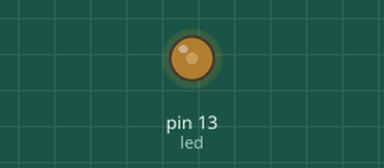
Recording of a sketch running on a simulated Arduino Uno, built with avr-gcc and run on an emulated ATmega328P. Shown: output pins drawn as LEDs (lit = HIGH).

Above: at 0.1 s.
Timing chart, 0 to 1.6 s (numbered marks = the images above):
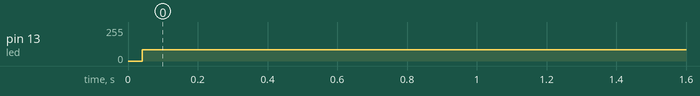

Measured:
- by itself, pin 13 (led): 0/255 → 86/255 at 0.04 s

The sketch:

Potentiometer.ino
```cpp
int sw=A0;
int led=13;
void setup()
{
Serial.begin(9600);
pinMode(sw,INPUT);
pinMode(led,OUTPUT);
}
void loop()
{
if(sw<=1023)
{
  digitalWrite(led,HIGH);
}
  else if(sw==0);
{
  digitalWrite(led,LOW);
}

}
```
